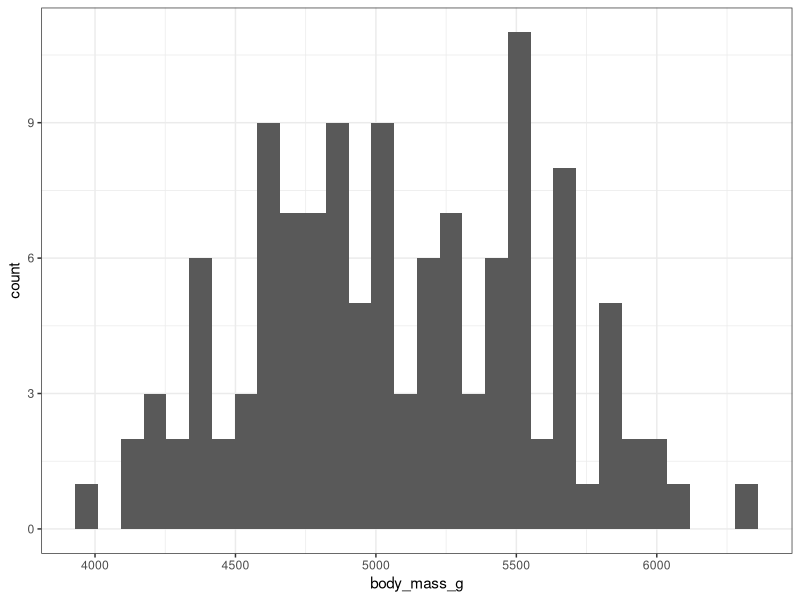
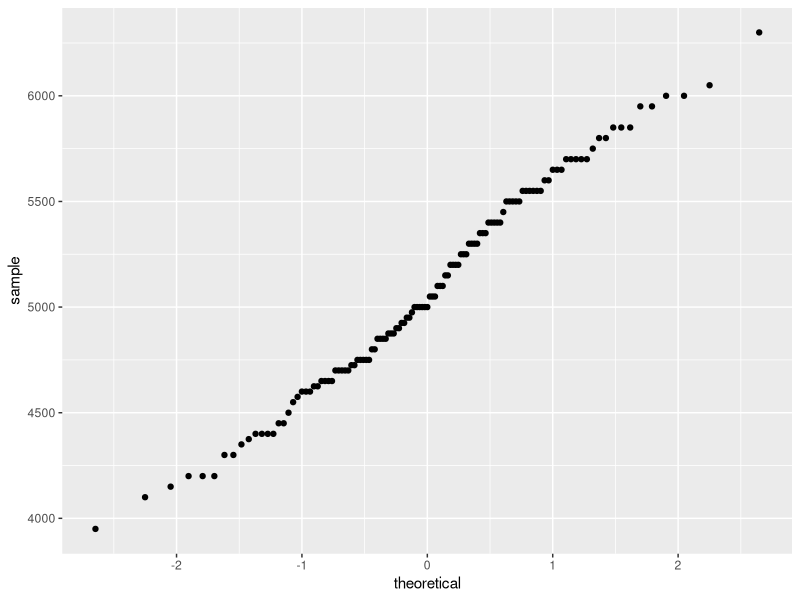
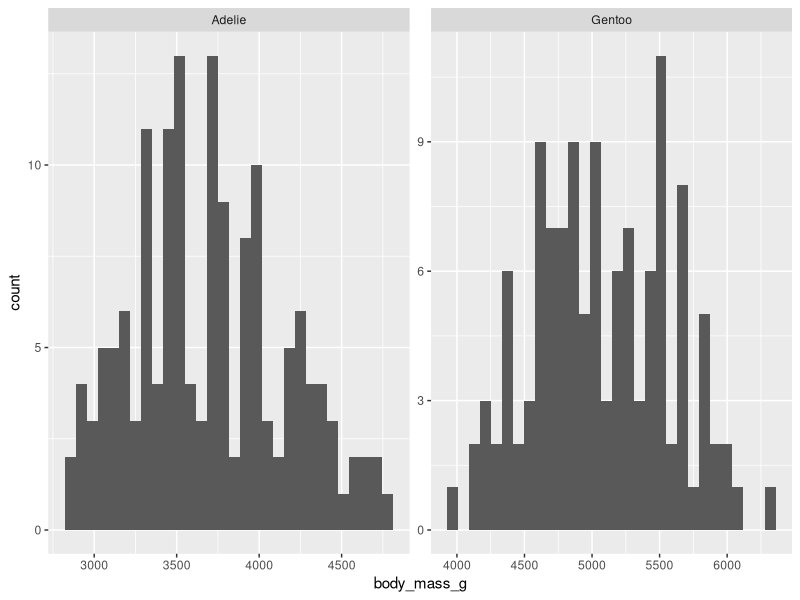
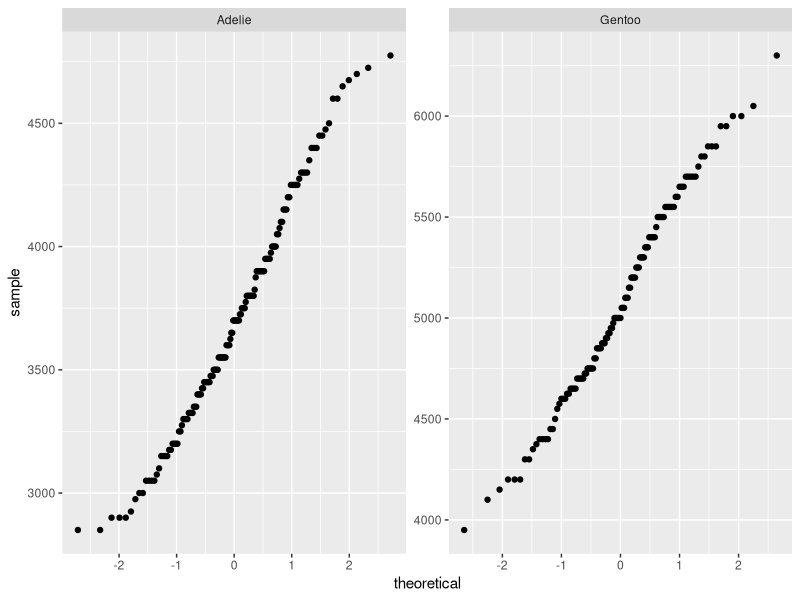
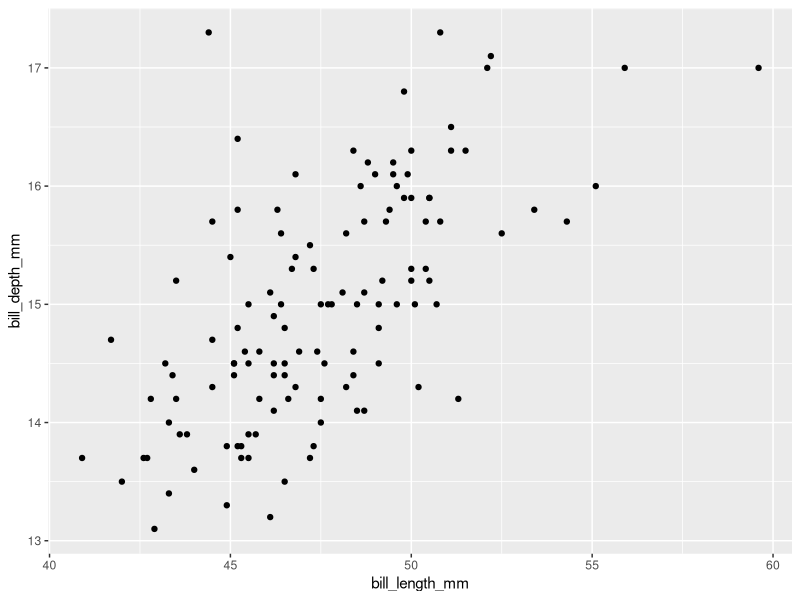
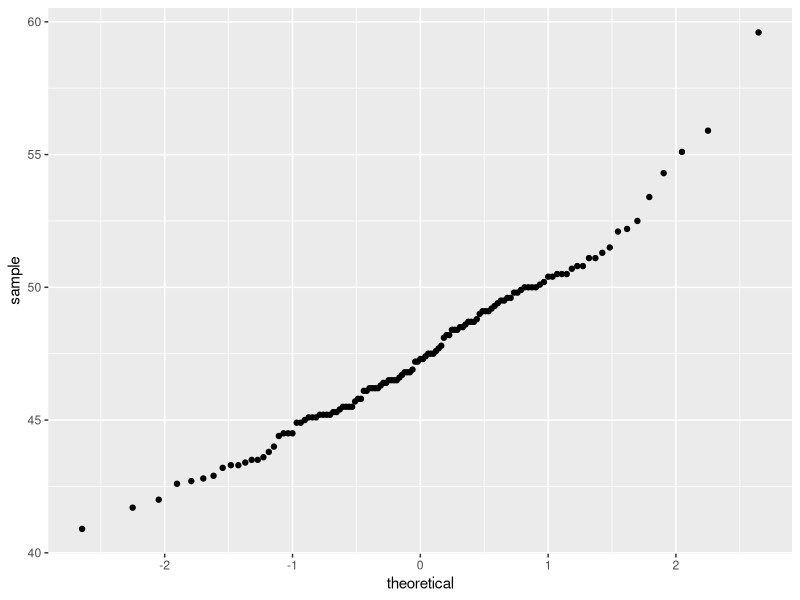
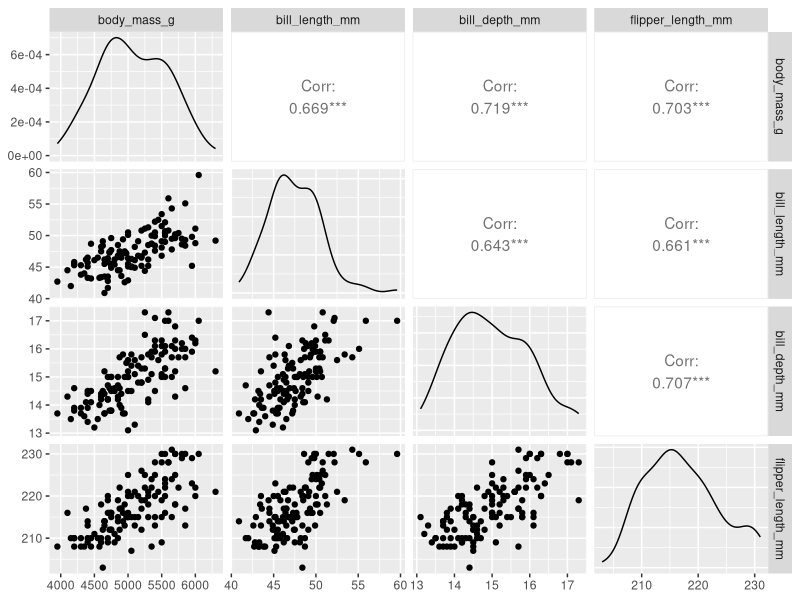
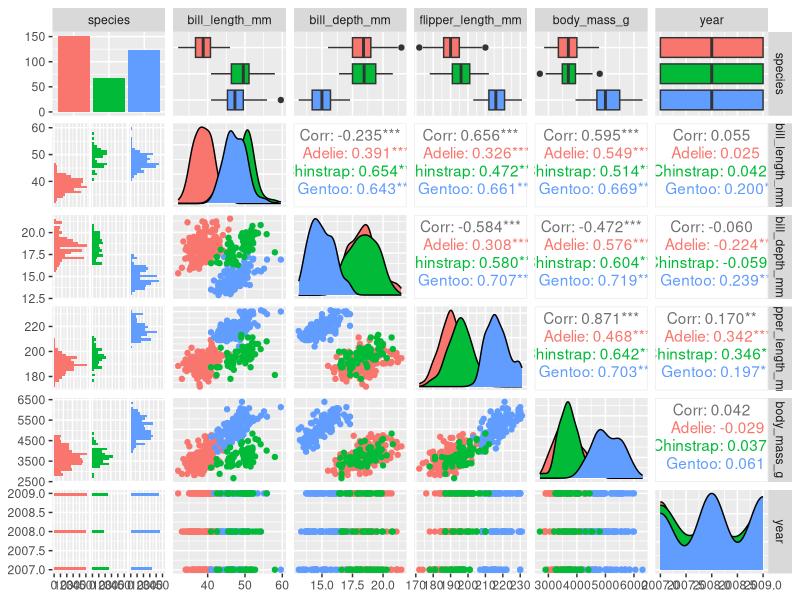

Source code (R) for these figures, in order:
# 2026-02-19
# JEL

library(tidyverse)
library(palmerpenguins)
# install.packages("rstatix")
library(rstatix)

head(penguins)

# t test on gentoo body mass
# are the body masses derived from this data set similar to what is found in the literature

gentoo = penguins %>%
  filter(species == "Gentoo") %>%
  droplevels() # drops Adelie and Chinstrap and only keeps the identified variable
gentoo
dim(gentoo)
summary(gentoo)
mean(gentoo$body_mass_g, na.rm = T)
sd(gentoo$body_mass_g, na.rm = T)

ggplot() +
  geom_histogram(data = gentoo, aes(x = body_mass_g)) +
  theme_bw()

# QQ plot, quantile quantile plot, if the data is normally distributed this should look linear
ggplot() + 
  stat_qq(aes(sample = body_mass_g), data = gentoo)

gentoo_body_mass_g_symonds = 5500 # from Symonds and Tattersal 2010, accessed via EOL

# one sample t test
my_t_test = t.test(gentoo$body_mass_g, mu = gentoo_body_mass_g_symonds)
my_t_test
class(my_t_test) # output 'htest'
str(my_t_test) # structure
my_t_test$p.value # this is how you programmatically access numbers from your t test ($)

# try a pipe friendly t test from rstatix package
my_t_test_2 = gentoo %>%
  t_test(body_mass_g ~ 1, mu = gentoo_body_mass_g_symonds)
# output is a tibble so easy to access in a similar fashion

my_t_test_2$p


# independent sample t test (2 samples boys heights in 2 different classrooms 5th grade v 6th grade)
# observations need to be INDEPENDENT

my_data_for_t_test = penguins %>%
  filter(species %in% c("Gentoo", "Adelie"), 
          !is.na(body_mass_g)) %>%
  select(species, body_mass_g) %>%
  droplevels()

ggplot(my_data_for_t_test) +
  geom_histogram(aes(x = body_mass_g)) +
  facet_wrap(~species, scales = "free")

ggplot(data = my_data_for_t_test) +
  stat_qq(aes(sample = body_mass_g)) +
  facet_wrap(~species, scales = "free")

# check the quality of variance, if true can use student's t test, if false use welch's t test
my_data_for_t_test %>%
  levene_test(body_mass_g ~ species)
# p value output = 0.159 
# null is that variance is equal, greater than 0.05 (Student's)
# alternative is that they are not equal, less than 0.05 (Welch's)


# this automatically runs the Welch's t test bc var.equal = FAULT is default
t.test(my_data_for_t_test$body_mass_g ~ my_data_for_t_test$species) # significantly different from each other
# t = -23.386
# p = < 2.2e-16

# run Student's t test
t.test(my_data_for_t_test$body_mass_g ~ my_data_for_t_test$species, var.equal = TRUE)
# t = -23.614, further from 0
# p = < 2.2e-16

# pipe friendly version (rstatix)
my_data_for_t_test %>%
  t_test(body_mass_g ~ species, var.equal = TRUE)

# paired sample t test, replicates with the exact same individuals
# add paired = TRUE to t_test parameters



######################################################################
#                Correlations babyyyyyy
######################################################################

head(gentoo)
ggplot(data = gentoo) +
  geom_point(aes(x = bill_length_mm, y = bill_depth_mm))

ggplot(data = gentoo) +
  stat_qq(aes(sample = bill_length_mm))

cor(x = gentoo$bill_depth_mm, y = gentoo$bill_length_mm, use = "complete.obs") # gives pearson method (parametric test)
# other methods are kendall or spearman
# pearson r = 0.6433839 

cor.test(x = gentoo$bill_length_mm, y = gentoo$bill_depth_mm, use = "complete.obs") # significantly correlated

gentoo %>%
  cor_test(bill_length_mm, bill_depth_mm)
# pearson r, 0 = not at all correlated, most correlated = -/+ 1


# use GGally to get flahsy graph things
library(GGally)

# correlation matrices
gentoo %>%
  select(body_mass_g, bill_length_mm, bill_depth_mm, flipper_length_mm) %>%
  GGally::ggpairs()

cor(gentoo[, seq(3,6)] )

penguins %>%
  select(species, where(is.numeric)) %>%
  ggpairs(aes(color = species))
